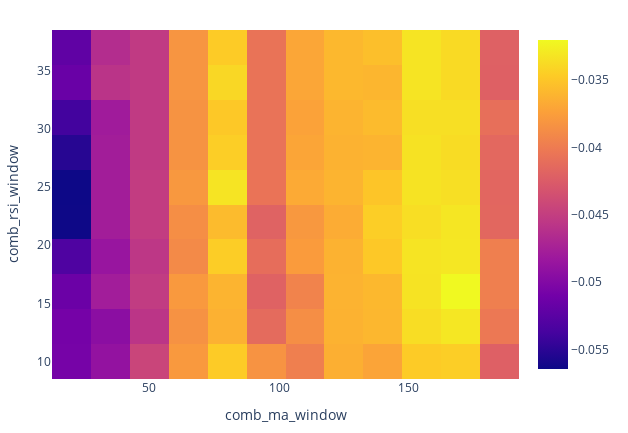

Notebook source saved alongside this figure:
### Code cell
fig = returns.vbt.heatmap(
        x_level = 'comb_ma_window',
        y_level = 'comb_rsi_window'
        )
fig.show()
